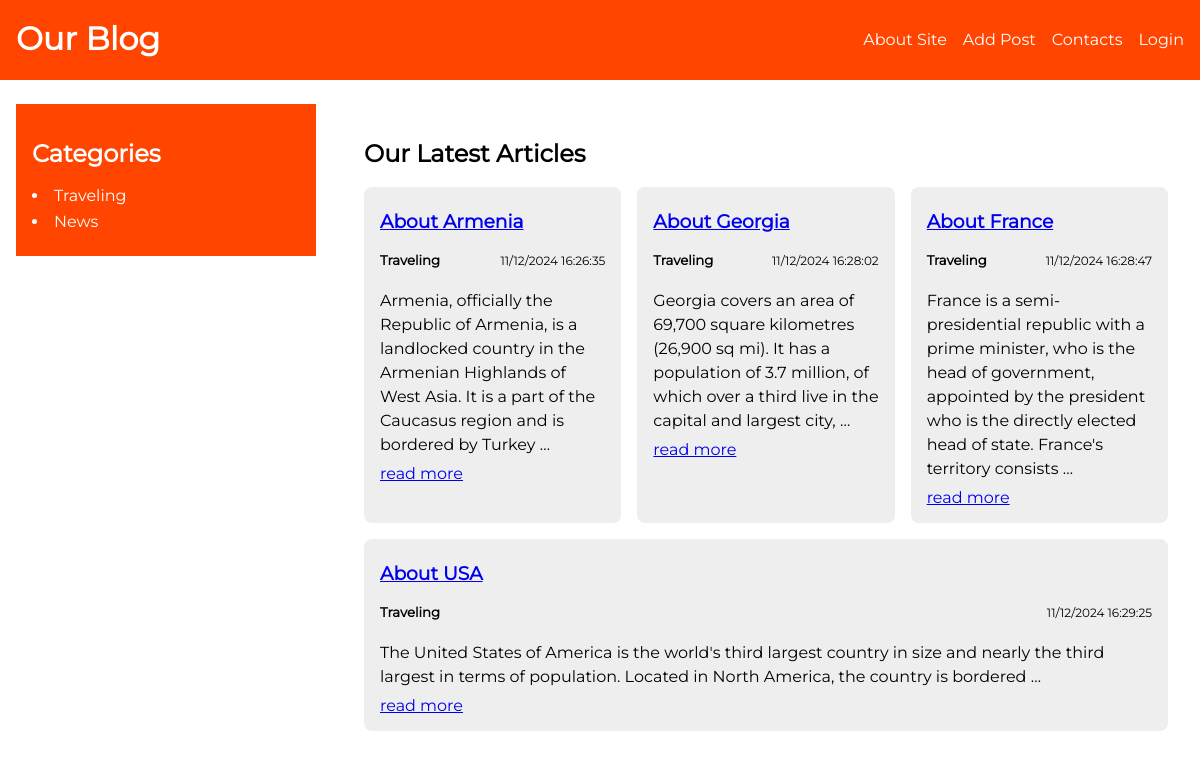
The app's page /, older data.
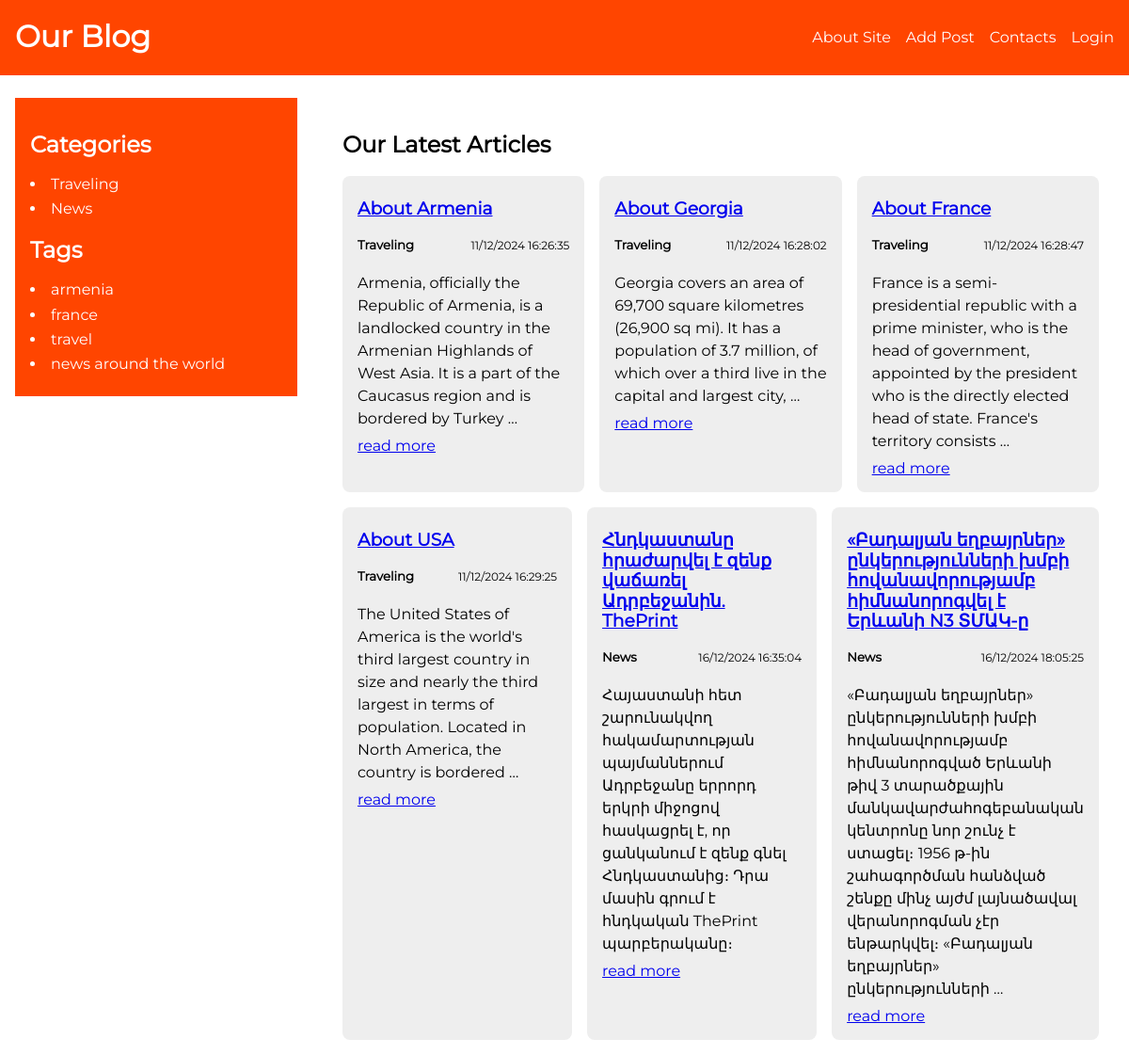
The same page, newer data.
### blog/models.py (models this page shows, shortened)
class Category(models.Model):
	name = models.CharField(max_length=255, db_index=True)
	slug = models.SlugField(max_length=255, unique=True, db_index=True)
	def __str__(self):
		return self.name
	def get_absolute_url(self):
		return reverse("category", kwargs={"cat_slug": self.slug})

class Article(models.Model):
	class Status(models.IntegerChoices):
		DRAFT = 0, "Draft"
		PUBLISHED = 1, "Published"
	title = models.CharField(max_length=255)
	slug = models.SlugField(max_length=255, unique=True, db_index=True, null=True)
	content = models.TextField(blank=True)
	time_create = models.DateTimeField(auto_now_add=True)
	time_update = models.DateTimeField(auto_now=True)
	is_published = models.BooleanField(choices=Status.choices, default=Status.PUBLISHED)
	category = models.ForeignKey("Category", on_delete=models.CASCADE, related_name="items")
	tags = models.ManyToManyField("ArticleTags", blank=True, related_name="tags")
	adv = models.OneToOneField("Adv", on_delete=models.SET_NULL, related_name="adv", null=True, blank=True)
	objects = models.Manager()
	published = ArticleManager()
	def get_absolute_url(self):
		return reverse("article", kwargs={"article_slug": self.slug})
	class Meta:
		ordering = ["time_create"]
		indexes = [
			models.Index(fields=["time_create"])
		]

class ArticleTags(models.Model):
	tag = models.CharField(max_length=255, db_index=True)
	slug = models.SlugField(max_length=255, unique=True, db_index=True)
	def get_absolute_url(self):
		return reverse("tag", kwargs={"tag_slug": self.slug})

### blog/views.py (the view)
# urls.py: path("", views.index, name="index"),
def index(request):
	articles = Article.published.all()
	return render(request, "blog/home.html", {"articles": articles})

### blog/context.py (called while the page is built)
def menu_context(request):
	return {
		"menu": [
			{
				"link_title": "About Site",
				"link_url": "about"
			},
			{
				"link_title": "Add Post",
				"link_url": "add_post"
			},
			{
				"link_title": "Contacts",
				"link_url": "contacts"
			},
			{
				"link_title": "Login",
				"link_url": "login"
			},
		],
	}

### blog/models.py (called while the page is built)
	def get_queryset(self):
		return super().get_queryset().filter(is_published=Article.Status.PUBLISHED)

### blog/templatetags/blog_tags.py (called while the page is built)
@register.inclusion_tag("blog/includes/categories.html")
def show_categories(cat_selected=0):
	cats = Category.objects.all()
	return {"cats": cats, "cat_selected": cat_selected}

@register.inclusion_tag("blog/includes/tags.html")
def show_tags():
	return {"tags": ArticleTags.objects.all()}

### blog/templates/blog/home.html
{% extends "base.html" %}
{% block latest_articles %}
    <div class="articles__with__block__title">
        <h2>Our Latest Articles</h2>
        <div class="latest_articles">
            {% for item in articles %}
                <div class="latest_articles__item">
                    <h3>
                        <a href="{{ item.get_absolute_url }}">{{item.title}}</a>
                    </h3>
                    <div class="item__cat__date">
                        <h5>{{item.category}}</h5>
                        <p>{{item.time_create|date:"d/m/Y H:i:s"}}</p>
                    </div>
                    <p>{{item.content|linebreaksbr|truncatewords:30}}</p>
                    <a href="{{ item.get_absolute_url }}">read more</a>
                </div>
            {% endfor %}
        </div>
    </div>
{% endblock %}

### templates/base.html (shortened to what this page needs)
{% load static %}
{% load blog_tags %}
<!DOCTYPE html>
<html lang="en">
<head>
    <link type="text/css" rel="stylesheet" href="{% static 'blog/css/style.css' %}">
</head>
<body>
    <nav class="main_nav">
        <div class="container">
            <div class="logo">
                <h1>
                    <a href="{% url 'index' %}">Our Blog</a>
                </h1>
            </div>
            <div class="menu">
                <ul>
                    {% for m in menu %}
                        <li>
                            <a href="{% url m.link_url %}">{{ m.link_title }}</a>
                        </li>
                    {% endfor %}
                </ul>
            </div>
        </div>
    </nav>
    <section class="aside_and_main container">
        <aside>
            {% show_categories cat_selected %}
            {% show_tags %}
        </aside>
        <main>
            {% block latest_articles %} {% endblock %}
        </main>
    </section>
</body>
</html>

### blog/templates/blog/includes/categories.html
<h2>Categories</h2>
<ul class="categories">
    {% for cat in cats %}
        {% if cat.id == cat_selected %}
            <li class="active_cat">{{cat.name}}</li>
        {% else %}
            <li>
                <a class="category_item" href="{{ cat.get_absolute_url }}">{{cat.name}}</a>
            </li>
        {% endif %}
    {% endfor %}
</ul>

### blog/templates/blog/includes/tags.html
{% if tags %}
<h2>Tags</h2>
<ul class="tags">
    {% for tag in tags %}
    <li>
        <a class="category_item" href="{{ tag.get_absolute_url }}">{{tag.tag}}</a>
    </li>
    {% endfor %}
</ul>
{% endif %}

### blog/static/blog/css/style.css (style rules this page uses)
* { box-sizing: border-box; }
html { line-height: 1.15; -webkit-text-size-adjust: 100%; }
body { margin: 0; }
main { display: block; }
h1 { font-size: 2em; margin: 0.67em 0; }
a { background-color: transparent; }
ul { padding: 0; }
body { font-family: "m-regular", arial, serif; }
.container { max-width: 1280px; margin: 0 auto; padding: 0px 16px; }

Row changes from the older to the newer data that the page shows:
added ArticleTags: tag "armenia"
added ArticleTags: tag "france"
added ArticleTags: tag "travel"
added ArticleTags: tag "news around the world"
added Article: title "Հնդկաստանը հրաժարվել է զենք վաճառել Ադրբեջանին. ThePrint", category "News", time_create "16/12/2024 16:35:04", content "Հայաստանի հետ շարունակվող հակամարտության պայմաններում Ադրբեջանը երրորդ երկրի միջոցով հասկացրել է, որ ցանկանում է զենք գնել Հնդկաստանից։ Դրա մասին գրում է հնդկական ThePrint պարբերականը։"
added Article: title "«Բադալյան եղբայրներ» ընկերությունների խմբի հովանավորությամբ հիմնանորոգվել է Երևանի N3 ՏՄԱԿ-ը", category "News", time_create "16/12/2024 18:05:25", content "«Բադալյան եղբայրներ» ընկերությունների խմբի հովանավորությամբ հիմնանորոգված Երևանի թիվ 3 տարածքային մանկավարժահոգեբանական կենտրոնը նոր շունչ է ստացել։ 1956 թ-ին շահագործման հանձված շենքը մինչ այժմ լայնածավալ վերանորոգման չէր ենթարկվել։ «Բադալյան եղբայրներ» ընկերությունների …"
Text that changed along with them:
text now shown: "Tags"
